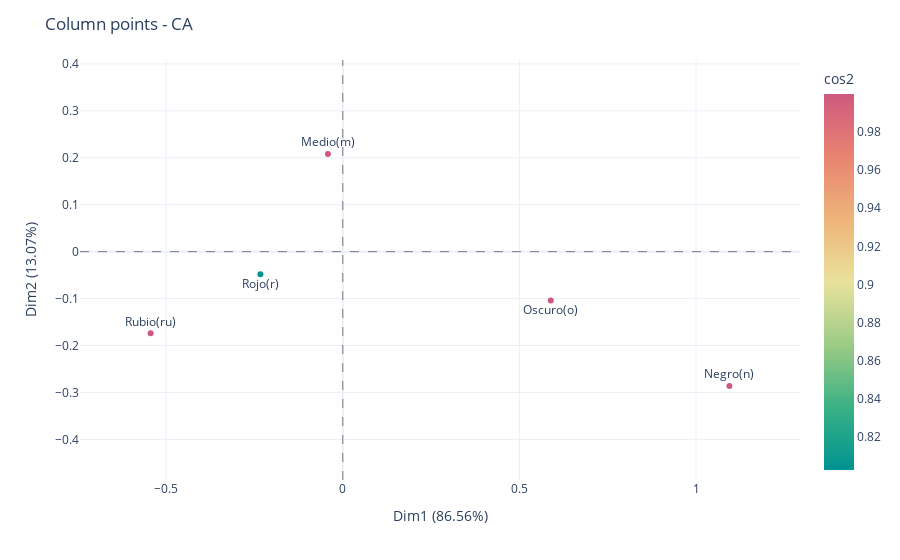

Notebook code cell kept with this figure:
### Code cell
ca_plot_cos2(ca, X, choice="columns")

### Figure 1 — Plotly figure (JSON) as saved in the notebook; plotly's stock layout.template omitted (floating-point values rounded to 4 significant figures)
{"data": [{"hovertemplate": "Dim1=%{x}<br>Dim2=%{y}<br>Color Cabello=%{text}<br>cos2=%{marker.color}<extra></extra>", "legendgroup": "", "marker": {"color": [0.9995, 0.8028, 0.9998, 0.9997, 0.9983], "coloraxis": "coloraxis", "symbol": "circle"}, "mode": "markers+text", "name": "", "orientation": "v", "showlegend": false, "text": ["Rubio(ru)", "Rojo(r)", "Medio(m)", "Oscuro(o)", "Negro(n)"], "textposition": ["top center", "bottom center", "top center", "bottom center", "top center"], "type": "scatter", "x": [-0.544, -0.2333, -0.04202, 0.5887, 1.094], "xaxis": "x", "y": [-0.1738, -0.04828, 0.2083, -0.104, -0.2864], "yaxis": "y"}], "layout": {"coloraxis": {"colorbar": {"title": {"text": "cos2"}}, "colorscale": [[0, "rgb(0, 147, 146)"], [0.1667, "rgb(57, 177, 133)"], [0.3333, "rgb(156, 203, 134)"], [0.5, "rgb(233, 226, 156)"], [0.6667, "rgb(238, 180, 121)"], [0.8333, "rgb(232, 132, 113)"], [1, "rgb(207, 89, 126)"]]}, "legend": {"tracegroupgap": 0}, "margin": {"t": 60}, "shapes": [{"line": {"color": "black", "dash": "dash", "width": 0.5}, "type": "line", "x0": 0, "x1": 1, "xref": "x domain", "y0": 0, "y1": 0, "yref": "y"}, {"line": {"color": "black", "dash": "dash", "width": 0.5}, "type": "line", "x0": 0, "x1": 0, "xref": "x", "y0": 0, "y1": 1, "yref": "y domain"}], "title": {"text": "Column points - CA"}, "xaxis": {"anchor": "y", "domain": [0, 1], "range": [-0.744, 1.294], "title": {"text": "Dim1 (86.56%)"}}, "yaxis": {"anchor": "x", "domain": [0, 1], "range": [-0.4864, 0.4083], "title": {"text": "Dim2 (13.07%)"}}}}
